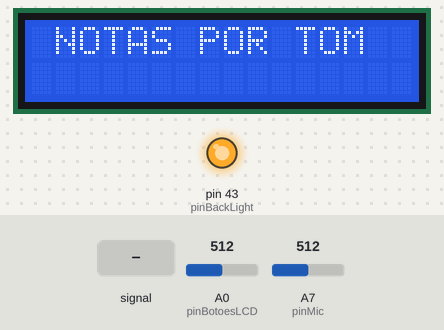
Bench run of a sketch on a simulated Arduino Mega 2560, built with avr-gcc and run on an emulated ATmega2560. Parts: 16×2 character LCD, output pins drawn as LEDs (lit = HIGH). The test bench sets the inputs (shaded band); at power-on: A7 (pinMic) = 512, A0 (pinBotoesLCD) = 512. WiFi joins after 1.5 s; servers stay silent unless stated; what the sketch prints to the serial monitor is not drawn.

Above: at 1.2 s.
1.3 s: A7 (pinMic) fed a 2 Hz sine of ±306 counts around its level
At 1.95 s:
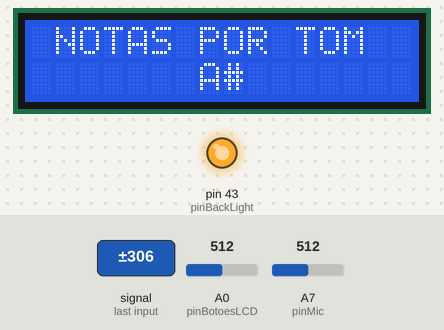
At 3.3 s:
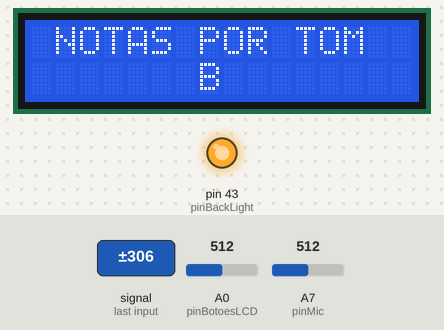
3.6 s: A7 (pinMic) set to 122
At 4.4 s:
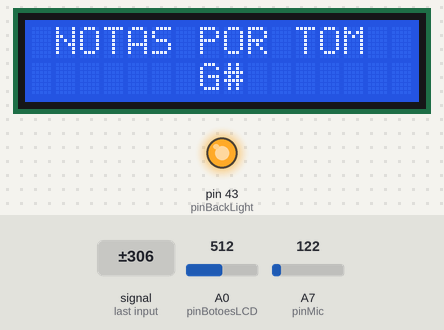
5.2 s: A7 (pinMic) fed a 200 Hz sine of ±81 counts around its level
8.2 s: A0 (pinBotoesLCD) set to 390
At 10.22 s:
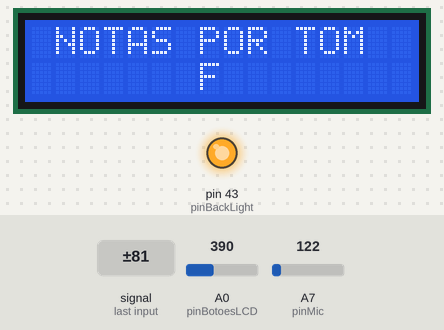
11.2 s: A0 (pinBotoesLCD) set to 416
13.8 s: A0 (pinBotoesLCD) set to 306
Timing chart, 0 to 16.8 s (numbered marks = the images above; inputs shaded):
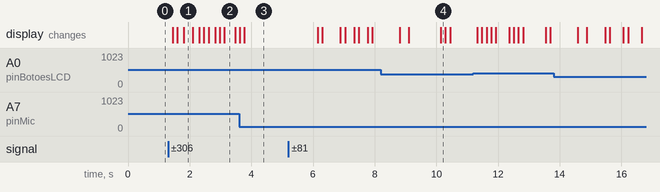

Measured:
- after the input at 1.3 s, the display: first changes after 0.14 s (image 1 shows a later state)
- after the input at 3.6 s, the display: first differs from a run without the input after 0.18 s (image 3)

The sketch:

ETHERINO.ino
```cpp
#include <SPI.h>
#include <Ethernet.h>
#include <LiquidCrystal.h>

// ------ BEGIN SHIELD ETHERNET ------
// replace the MAC address below by the MAC address printed on a sticker on the Arduino Shield 2
byte mac[] = { 0xDE, 0xAD, 0xBE, 0xEF, 0xFE, 0xED };

IPAddress ip(192, 168, 0, 177);     // endereco ip estatico para o shield
IPAddress gateway(192, 168, 0, 1);  // cabeca da rede
IPAddress subnet(255, 255, 255, 0); // mascara da rede
IPAddress myDns(8, 8, 8, 8);        // dns padrao
EthernetServer server(80);          // porta servidor WEB
// ------ END SHIELD ETHERNET ------

// ------ BEGIN LCD KEYPAD SHIELD ------
#define pinBotoesLCD A0
#define pinBackLight 43
#define pinEn 41
#define pinRs 39
#define pinD7 37
#define pinD6 35
#define pinD5 33
#define pinD4 31

LiquidCrystal lcd(pinRs, pinEn, pinD4, pinD5, pinD6, pinD7);

#define btnNENHUM 0
#define btnSELECT 1
#define btnLEFT   2
#define btnUP     3
#define btnDOWN   4
#define btnRIGHT  5

#define tempoDebounce 50

unsigned long delayBotao;
int estadoBotaoAnt = btnNENHUM;

//Para o exemplo de uso
String descBotao[6] = {"", "SELECT", "LEFT", "DOWN", "UP", "RIGHT"};
int contador = 0;
// ------ END LCD KEYPAD SHIELD ------

// ------ BEGIN MIC ------
int in[128];
byte NoteV[13]={8,23,40,57,76,96,116,138,162,187,213,241,255}; // dpinMicata for note detection based on frequency
float f_peaks[5]; // top 5 frequencies peaks in descending order
int pinMic;
// ------ END MIC ------

int nota;
String notaABC;
String notaLCD;

void setup() {
    Serial.begin(9600);

// ------ BEGIN SHIELD ETHERNET ------
    Ethernet.begin(mac, ip, myDns, gateway, subnet); // inicializa shield
    server.begin(); // inicializa servidor

    if (Ethernet.hardwareStatus() == EthernetNoHardware) { // checa se shield esta conectado
        Serial.println("Ethernet shield was not found");
    }
    if (Ethernet.linkStatus() == LinkOFF) { // checa se cabo de rede esta conectado
        Serial.println("Ethernet cable is not connected.");
    }
    Serial.print("> Arduino IP address: ");
    Serial.println(Ethernet.localIP());
// ------ END SHIELD ETHERNET ------

// ------ BEGIN LCD KEYPAD SHIELD ------
  pinMode(pinBackLight, OUTPUT);
  digitalWrite(pinBackLight, HIGH);

  lcd.begin(16, 2);
// ------ END LCD KEYPAD SHIELD ------

// ------ BEGIN MIC ------
  pinMic = A7; // change as per Microphone   pin
// ------ END MIC ------

} // fim do setup

void loop() {

    EthernetClient client = server.available(); // tenta conectar com cliente
    notaDisponivel(client);

    int valBotoes = analogRead(pinBotoesLCD);
    botaoClick(valBotoes);

    lcd.setCursor(1,0);
    lcd.print("NOTAS POR TOM");

    nota = Tone_det();
    if (nota != -1) {
      notaABC = intToNotaAbcjs(nota);
      notaLCD = intToNotaLCD(nota);
      lcd.setCursor(7,1);
      lcd.print(notaLCD);
      Serial.println(notaABC);
    }

} // fim do loop

void notaDisponivel(EthernetClient client) {
    if (client) { // cliente existe
        boolean currentLineIsBlank = true;
        while (client.connected()) {
            if (client.available()) { // os dados do cliente estão disponiveis para serem lidos
                char c = client.read(); // lê 1 byte (character) do cliente
                // a ultima linha da requisição do cliente é branca e termina com o caractere \n
                // responde para o cliente apenas após a última linha recebida
                if (c == '\n' && currentLineIsBlank) {

                    // cabecalho de uma resposta http
                    client.println("HTTP/1.1 200 OK");
                    client.println("Server: Notas por Tom");
                    client.println("Connection: close");
                    client.println("Access-Control-Allow-Origin: *");
                    client.println("Content-Type: application/json; charset=utf-8");
                    client.println();

                    // pagina web
                    client.print("{\"nota\": \"");
                    client.print(notaABC);
                    client.println("\"}");
                    break;
                }
                // toda linha de texto recebida do cliente termina com os caracteres \r\n
                if (c == '\n') { // ultimo caractere da linha do texto recebido, iniciando nova linha com o novo caractere lido
                    currentLineIsBlank = true;
                } else if (c != '\r') { // um caractere de texto foi recebido do cliente
                    currentLineIsBlank = false;
                }
            } // fim do if (client.available())
        } // fim do while (client.connected())

        delay(1);      // da um tempo para o WEB Browser receber o texto
        client.stop(); // termina a conexão

    } // fim do if (client)
}

void botaoClick(int valBotoes) {
    if ((valBotoes < 800) && (valBotoes >= 600)) {
        estadoBotao(btnSELECT);
    } else if ((valBotoes < 600) && (valBotoes >= 400)) {
        estadoBotao(btnLEFT);
    } else if ((valBotoes < 400) && (valBotoes >= 200)) {
        estadoBotao(btnUP);
    } else if ((valBotoes < 200) && (valBotoes >= 60)) {
        estadoBotao(btnDOWN);
    } else if  (valBotoes < 60) {
        estadoBotao(btnRIGHT);
    } else {
        estadoBotao(btnNENHUM);
    }
}

void estadoBotao(int botao) {
    // Quando um botao estiver apertado
//   if (botao != btnNENHUM) {
//      Serial.println(botao);
//   }
    //Quando o botao for apertado ou solto
    if ((millis() - delayBotao) > tempoDebounce) {
        if ((botao != btnNENHUM) && (estadoBotaoAnt == btnNENHUM) ) {
            // botaoApertado(botao);
            delayBotao = millis();
        }
        if ((botao == btnNENHUM) && (estadoBotaoAnt != btnNENHUM) ) {
            // botaoSolto(estadoBotaoAnt);
            delayBotao = millis();
        }
    }
    estadoBotaoAnt = botao;
}

// void botaoApertado(int botao) {
//     // Quando um botão for apertado

//     // Para o exemplo de uso
//     contador++;
//     lcd.clear();
//     lcd.print(descBotao[botao]);
//     lcd.setCursor(14,0);
//     lcd.print(contador);
//     lcd.setCursor(0,1);
//     lcd.print("apertado");
// }

// void botaoSolto(int botao) {
//     //Quando um botão for solto


//     // Para o exemplo de uso
//     lcd.clear();
//     lcd.print(descBotao[botao]);
//     lcd.setCursor(14,0);
//     lcd.print(contador);
//     lcd.setCursor(0,1);
//     lcd.print("solto");
// }

int Tone_det() {
  long unsigned int a1,b,a2;
  float a;
  float sum1=0,sum2=0;
  float sampling;
  a1=micros();
  for(int i=0;i<128;i++){
    a=analogRead(pinMic)-500; //rough zero shift
    //utilising time between two sample for windowing & amplitude calculation
    sum1=sum1+a; //to average value
    sum2=sum2+a*a; // to RMS value
    a=a*(sin(i*3.14/128)*sin(i*3.14/128)); // Hann window
    in[i]=10*a; // scaling for float   to int conversion
    delayMicroseconds(195); // based on operation frequency range
  }
  b=micros();

  sum1=sum1/128;              // Average amplitude
  sum2=sqrt(sum2/128);        // RMS
  sampling= 128000000/(b-a1); // real time sampling frequency

  //for very low or no amplitude, this code wont start
  //it takes very small aplitude of sound to initiate for value sum2-sum1>3,
  //change sum2-sum1 threshold based on requirement
  if(sum2-sum1>3){
    FFT(128,sampling);
    //EasyFFT based optimised  FFT code,
    //this code updates f_peaks array with 5 most dominent frequency in descending   order

    for(int i=0;i<12;i++){in[i]=0;} // utilising in[] array for further   calculation

    int j=0,k=0; //below loop will convert frequency value to note
    for(int i=0;i<5;i++){
      if(f_peaks[i]>1040)                           {f_peaks[i]=0;}
      if(f_peaks[i]>=65.4   && f_peaks[i]<=130.8)   {f_peaks[i]=255*((f_peaks[i]/65.4)-1);}
      if(f_peaks[i]>=130.8  && f_peaks[i]<=261.6)   {f_peaks[i]=255*((f_peaks[i]/130.8)-1);}
      if(f_peaks[i]>=261.6  && f_peaks[i]<=523.25)  {f_peaks[i]=255*((f_peaks[i]/261.6)-1);}
      if(f_peaks[i]>=523.25 && f_peaks[i]<=1046)    {f_peaks[i]=255*((f_peaks[i]/523.25)-1);}
      if(f_peaks[i]>=1046   && f_peaks[i]<=2093)    {f_peaks[i]=255*((f_peaks[i]/1046)-1);}
      if(f_peaks[i]>255)                            {f_peaks[i]=254;}
      j=1;k=0;
      while(j==1){
        if(f_peaks[i]<NoteV[k]){f_peaks[i]=k;j=0;}
          k++;  // a note with max peaks (harmonic) with aplitude priority is   selected
          if(k>15){j=0;}
      }
      if(f_peaks[i]==12){f_peaks[i]=0;}
      k=f_peaks[i];
      in[k]=in[k]+(5-i);
    }
    k=0;j=0;
    for(int i=0;i<12;i++){
      if(k<in[i]){k=in[i];j=i;} //Max value detection
    }
    // Note print
    // if you need to use note value for some application, use of note number recomendded
    // where, 0=c;1=c#,2=D;3=D#;.. 11=B;
    // a2=micros(); // time   check
    k=j;
    // if(k==0) {Serial.println('C');}
    // if(k==1) {Serial.print('C');Serial.println('#');}
    // if(k==2) {Serial.println('D');}
    // if(k==3) {Serial.print('D');Serial.println('#');}
    // if(k==4) {Serial.println('E');}
    // if(k==5) {Serial.println('F');}
    // if(k==6) {Serial.print('F');Serial.println('#');}
    // if(k==7) {Serial.println('G');}
    // if(k==8) {Serial.print('G');Serial.println('#');}
    // if(k==9) {Serial.println('A');}
    // if(k==10){Serial.print('A');Serial.println('#');}
    // if(k==11){Serial.println('B');}
    return k;
  }
  return -1;
}

float FFT(byte N,float Frequency) {
  byte data[8]={1,2,4,8,16,32,64,128};
  int a,c1,f,o,x;
  a=N;
  for(int i=0;i<8;i++) { //calculating the levels
    if(data[i]<=a){o=i;}
  }
  o=7;
  byte in_ps[data[o]]={};   //input for sequencing
  float out_r[data[o]]={};  //real part of transform
  float out_im[data[o]]={}; //imaginory part of transform

  x=0;
  for(int b=0;b<o;b++){ // bit reversal
    c1=data[b];
    f=data[o]/(c1+c1);
    for(int   j=0;j<c1;j++){
      x=x+1;
      in_ps[x]=in_ps[j]+f;
    }
  }
  for(int i=0;i<data[o];i++){ //   update input array as per bit reverse order
    if(in_ps[i]<a){
      out_r[i]=in[in_ps[i]];
    }
    if(in_ps[i]>a){
      out_r[i]=in[in_ps[i]-a];
    }
  }

  int i10,i11,n1;
  float e,c,s,tr,ti;
  for(int   i=0;i<o;i++){ //fft
    i10=data[i];               // overall values of sine cosine
    i11=data[o]/data[i+1];     // loop with similar sine cosine
    e=6.283/data[i+1];
    e=0-e;
    n1=0;

    for(int j=0;j<i10;j++){
      c=cos(e*j);
      s=sin(e*j);
      n1=j;
      for(int k=0;k<i11;k++){
        tr=c*out_r[i10+n1]-s*out_im[i10+n1];
        ti=s*out_r[i10+n1]+c*out_im[i10+n1];
        out_r[n1+i10]=out_r[n1]-tr;
        out_r[n1]=out_r[n1]+tr;
        out_im[n1+i10]=out_im[n1]-ti;
        out_im[n1]=out_im[n1]+ti;
        n1=n1+i10+i10;
      }
    }
  }
  //---> here onward   out_r contains amplitude and our_in conntains frequency (Hz)
  for(int i=0;i<data[o-1];i++){ // getting amplitude from compex number
    out_r[i]=sqrt((out_r[i]*out_r[i])+(out_im[i]*out_im[i]));   // to  increase the speed delete sqrt
    out_im[i]=(i*Frequency)/data[o];
    /*
    Serial.print(out_im[i],2); Serial.print("Hz");
    Serial.print("\  ");                             // uncomment to print freuency bin
    Serial.println(out_r[i]);
    */
  }

  x=0; // peak detection
  for(int i=1;i<data[o-1]-1;i++){
    if(out_r[i]>out_r[i-1] && out_r[i]>out_r[i+1]){
      in_ps[x]=i;     //in_ps array used for storage of peak number
      x=x+1;
    }
  }

  s=0;
  c=0;
  for(int i=0;i<x;i++){ // re arraange as per magnitude
    for(int j=c;j<x;j++){
      if(out_r[in_ps[i]]<out_r[in_ps[j]]){
        s=in_ps[i];
        in_ps[i]=in_ps[j];
        in_ps[j]=s;}
    }
    c=c+1;
  }

  for(int i=0;i<5;i++){ // updating   f_peak array (global variable)with descending order
    f_peaks[i]=(out_im[in_ps[i]-1]*out_r[in_ps[i]-1]+out_im[in_ps[i]]*out_r[in_ps[i]]+out_im[in_ps[i]+1]*out_r[in_ps[i]+1])
      /(out_r[in_ps[i]-1]+out_r[in_ps[i]]+out_r[in_ps[i]+1]);
  }
}

String intToNotaAbcjs(int n) {
    String notaRetorno = "";
    switch(n) {
        case  0: notaRetorno = "C";  break;
        case  1: notaRetorno = "^C"; break;
        case  2: notaRetorno = "D";  break;
        case  3: notaRetorno = "^D"; break;
        case  4: notaRetorno = "E";  break;
        case  5: notaRetorno = "F";  break;
        case  6: notaRetorno = "^F"; break;
        case  7: notaRetorno = "G";  break;
        case  8: notaRetorno = "^G"; break;
        case  9: notaRetorno = "A";  break;
        case 10: notaRetorno = "^A"; break;
        case 11: notaRetorno = "B";  break;
    }
    return notaRetorno;
}

String intToNotaLCD(int n) {
    String notaRetorno = "";
    switch(n) {
        case  0: notaRetorno = "C "; break;
        case  1: notaRetorno = "C#"; break;
        case  2: notaRetorno = "D "; break;
        case  3: notaRetorno = "D#"; break;
        case  4: notaRetorno = "E "; break;
        case  5: notaRetorno = "F "; break;
        case  6: notaRetorno = "F#"; break;
        case  7: notaRetorno = "G "; break;
        case  8: notaRetorno = "G#"; break;
        case  9: notaRetorno = "A "; break;
        case 10: notaRetorno = "A#"; break;
        case 11: notaRetorno = "B "; break;
    }
    return notaRetorno;
}
```
